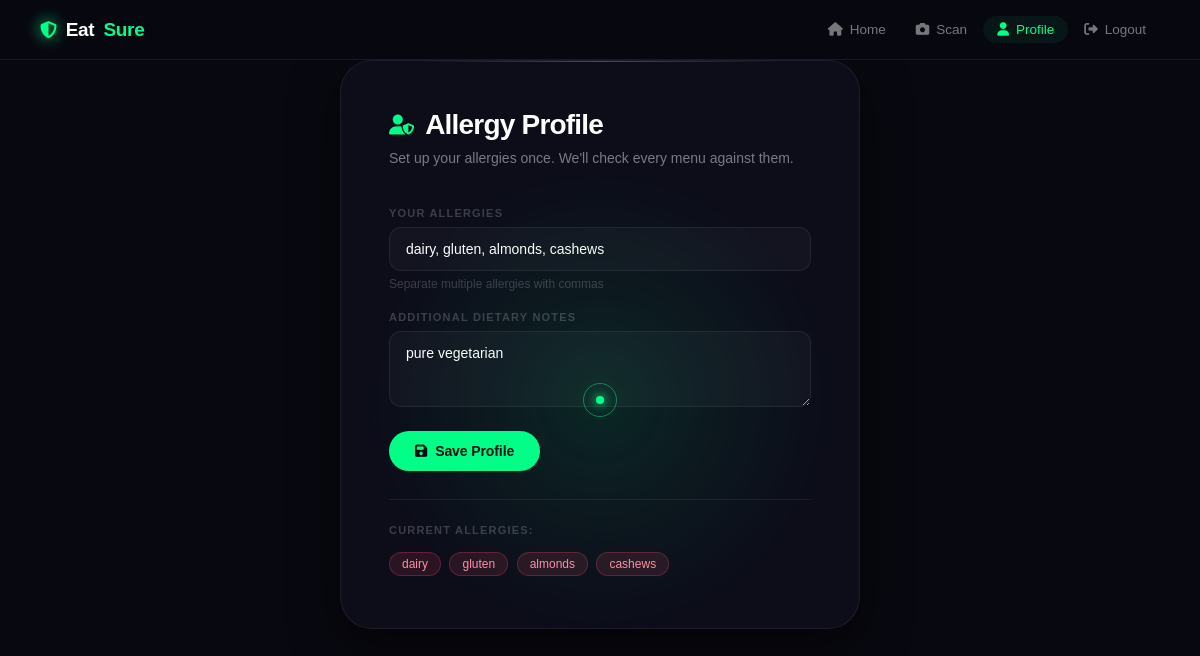
/profile (signed in), run on an earlier commit of the app's database.
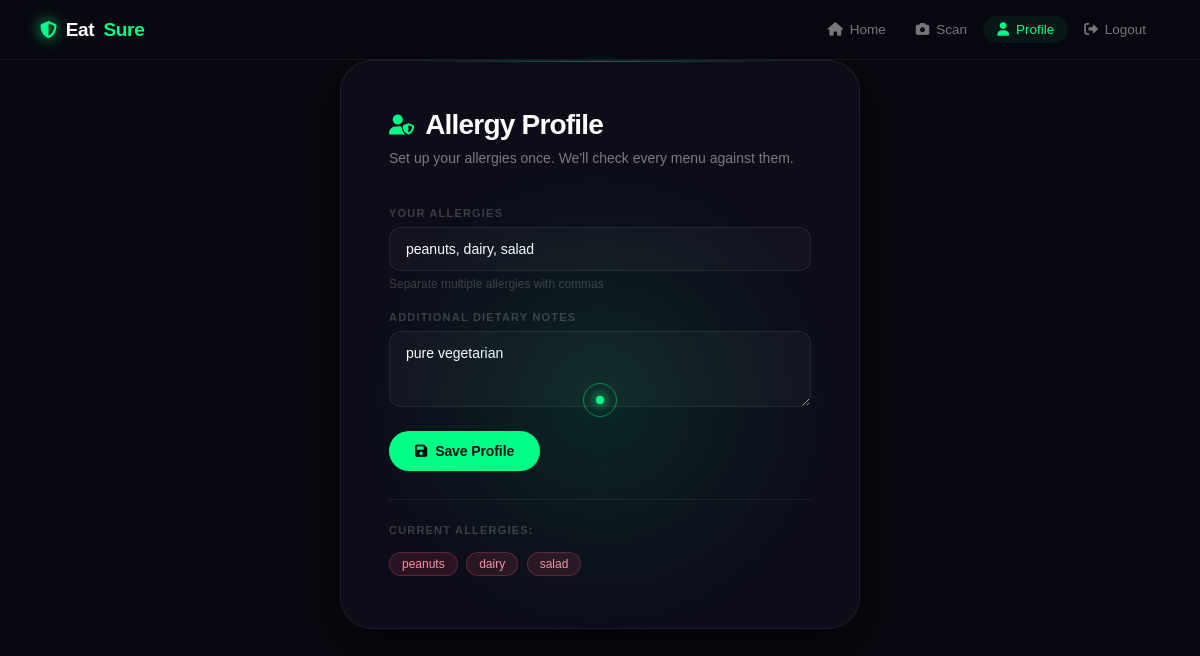
And on a later commit of the database.
### database.py (models this page shows)
class User(UserMixin, db.Model):
    id           = db.Column(db.Integer, primary_key=True)
    username     = db.Column(db.String(150), unique=True, nullable=False)
    password     = db.Column(db.String(150), nullable=False)
    allergies    = db.Column(db.Text, default="")  # comma separated e.g. "peanuts,dairy,gluten"
    diet_notes   = db.Column(db.Text, default="")  # any extra notes e.g. "vegetarian"

### app.py (the view, shortened to what this page needs)
@app.route('/profile', methods=['GET', 'POST'])
@login_required
def profile():
    return render_template('profile.html', user=current_user)

### app.py (called while the page is built)
@login_manager.user_loader
def load_user(user_id):
    return User.query.get(int(user_id))

### templates/profile.html
{% extends "base.html" %}
{% block content %}
<div class="form-card">
    <h2><i class="fa-solid fa-user-shield"></i> Allergy Profile</h2>
    <p class="form-subtitle">Set up your allergies once. We'll check every menu against them.</p>
    <form method="POST">
        <div class="form-group">
            <label>Your Allergies</label>
            <input type="text" name="allergies"
                   value="{{ user.allergies }}"
                   placeholder="e.g. peanuts, dairy, gluten, shellfish"/>
            <small>Separate multiple allergies with commas</small>
        </div>
        <div class="form-group">
            <label>Additional Dietary Notes</label>
            <textarea name="diet_notes" rows="3"
                      placeholder="e.g. vegetarian, avoid spicy food">{{ user.diet_notes }}</textarea>
        </div>
        <button type="submit" class="btn btn-primary">
            <i class="fa-solid fa-floppy-disk"></i> Save Profile
        </button>
    </form>
    {% if user.allergies %}
    <div class="allergy-tags">
        <p>Current allergies:</p>
        {% for allergy in user.allergies.split(',') %}
            <span class="tag">{{ allergy.strip() }}</span>
        {% endfor %}
    </div>
    {% endif %}
</div>
{% endblock %}

### templates/base.html (shortened to what this page needs)
<!DOCTYPE html>
<html lang="en">
<head>
    <link rel="stylesheet" href="https://cdnjs.cloudflare.com/ajax/libs/font-awesome/6.5.0/css/all.min.css">
    <link rel="stylesheet" href="{{ url_for('static', filename='styles.css') }}">
</head>
<body>
    <nav class="navbar">
        <a href="{{ url_for('index') }}" class="nav-brand">
            <i class="fa-solid fa-shield-halved"></i>
            Eat<span class="dot">Sure</span>
        </a>
        <div class="nav-links">
            {% if current_user.is_authenticated %}
                <a href="{{ url_for('index') }}"  {% if request.endpoint == 'index'   %}class="active"{% endif %}>
                    <i class="fa-solid fa-house"></i><span>Home</span>
                </a>
                <a href="{{ url_for('analyse') }}" {% if request.endpoint == 'analyse' %}class="active"{% endif %}>
                    <i class="fa-solid fa-camera"></i><span>Scan</span>
                </a>
                <a href="{{ url_for('profile') }}" {% if request.endpoint == 'profile' %}class="active"{% endif %}>
                    <i class="fa-solid fa-user"></i><span>Profile</span>
                </a>
                <a href="{{ url_for('logout') }}">
                    <i class="fa-solid fa-right-from-bracket"></i><span>Logout</span>
                </a>
            {% endif %}
        </div>
    </nav>
    {% block content %}{% endblock %}
</body>
</html>

What changed in the data, as far as the page shows it:
changed User "pure vegetarian": allergies "dairy, gluten, almonds, cashews" → "peanuts, dairy, salad"
Also different on the page:
new list line: "peanuts"
new list line: "salad"
list line gone: "gluten"
list line gone: "almonds"
list line gone: "cashews"
